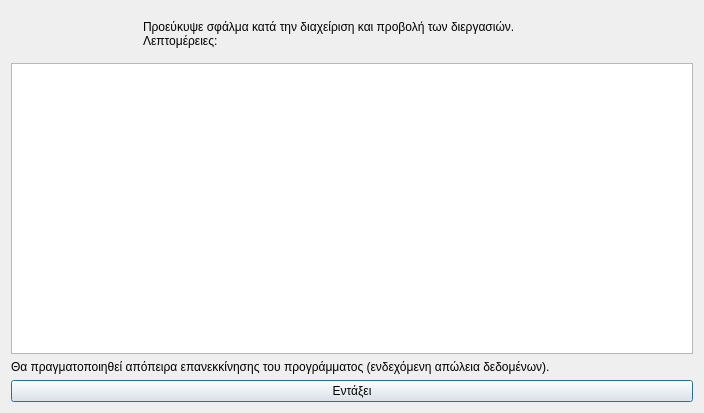
<?xml version="1.0" encoding="UTF-8"?>
<ui version="4.0">
 <class>Dialog</class>
 <widget class="QDialog" name="Dialog">
  <property name="geometry">
   <rect>
    <x>0</x>
    <y>0</y>
    <width>704</width>
    <height>413</height>
   </rect>
  </property>
  <property name="windowTitle">
   <string>Σφάλμα κατά την διαχείριση και προβολή των διεργασιών</string>
  </property>
  <property name="windowIcon">
   <iconset resource="../../icons.qrc">
    <normaloff>:/rest-windows/assets/images/rest-windows/information.png</normaloff>:/rest-windows/assets/images/rest-windows/information.png</iconset>
  </property>
  <layout class="QGridLayout" name="gridLayout">
   <item row="0" column="0">
    <widget class="QFrame" name="frame">
     <property name="styleSheet">
      <string notr="true">QFrame{border:0px;}</string>
     </property>
     <property name="frameShape">
      <enum>QFrame::StyledPanel</enum>
     </property>
     <property name="frameShadow">
      <enum>QFrame::Raised</enum>
     </property>
     <layout class="QHBoxLayout" name="horizontalLayout">
      <item>
       <widget class="QLabel" name="image_label">
        <property name="maximumSize">
         <size>
          <width>117</width>
          <height>117</height>
         </size>
        </property>
        <property name="text">
         <string/>
        </property>
        <property name="pixmap">
         <pixmap resource="../../icons.qrc">:/rest-windows/assets/images/rest-windows/information.png</pixmap>
        </property>
        <property name="scaledContents">
         <bool>true</bool>
        </property>
       </widget>
      </item>
      <item>
       <widget class="QLabel" name="label">
        <property name="text">
         <string>Προεύκυψε σφάλμα κατά την διαχείριση και προβολή των διεργασιών.
Λεπτομέρειες:</string>
        </property>
        <property name="alignment">
         <set>Qt::AlignJustify|Qt::AlignVCenter</set>
        </property>
       </widget>
      </item>
     </layout>
    </widget>
   </item>
   <item row="3" column="0">
    <widget class="QPushButton" name="ok">
     <property name="text">
      <string>Εντάξει</string>
     </property>
     <property name="icon">
      <iconset resource="../../icons.qrc">
       <normaloff>:/rest-windows/assets/images/rest-windows/ok.png</normaloff>:/rest-windows/assets/images/rest-windows/ok.png</iconset>
     </property>
    </widget>
   </item>
   <item row="1" column="0">
    <widget class="QPlainTextEdit" name="details"/>
   </item>
   <item row="2" column="0">
    <widget class="QLabel" name="label_2">
     <property name="text">
      <string>Θα πραγματοποιηθεί απόπειρα επανεκκίνησης του προγράμματος (ενδεχόμενη απώλεια δεδομένων).</string>
     </property>
     <property name="alignment">
      <set>Qt::AlignJustify|Qt::AlignVCenter</set>
     </property>
    </widget>
   </item>
  </layout>
 </widget>
 <tabstops>
  <tabstop>details</tabstop>
  <tabstop>ok</tabstop>
 </tabstops>
 <resources>
  <include location="../../icons.qrc"/>
  <include location="../../icons.qrc"/>
  <include location="../../icons.qrc"/>
 </resources>
 <connections/>
</ui>
